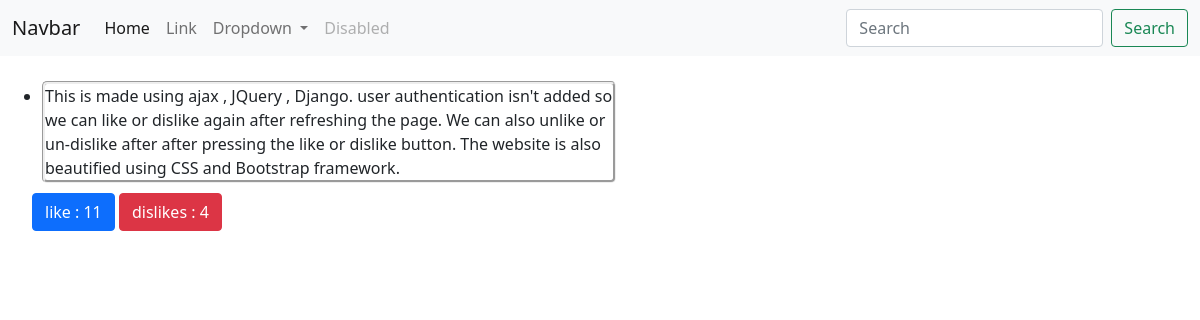
The app's page /content/, older data.
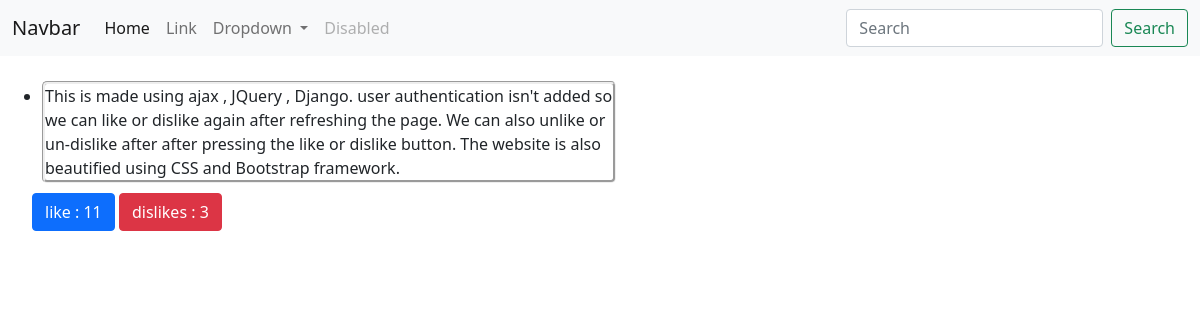
The same page, newer data.
### contents/models.py (models this page shows, shortened)
class Post(models.Model):
    post_text = models.CharField(max_length=1000)
    pub_date = models.DateTimeField('date published')
    like_votes = models.IntegerField(default=0)
    dislike_votes = models.IntegerField(default=0)

### contents/views.py (the view)
# urls.py: path('content/', views.index, name='index'),
def index(request):
    latest_post_list = Post.objects.order_by('-pub_date')[:5]
    context = {'latest_post_list': latest_post_list}
    return render(request, 'contents/index.html', context)

### contents/templates/contents/index.html (shortened to what this page needs)
<!DOCTYPE html>
<html>
<head>
    <link href="https://cdn.jsdelivr.net/npm/bootstrap@5.0.2/dist/css/bootstrap.min.css" rel="stylesheet"
>
</head>
<body>
    <nav class="navbar navbar-expand-lg navbar-light bg-light">
        <div class="container-fluid">
            <a class="navbar-brand" href="#">Navbar</a>
            <div class="collapse navbar-collapse" id="navbarSupportedContent">
                <ul class="navbar-nav me-auto mb-2 mb-lg-0">
                    <li class="nav-item">
                        <a class="nav-link active" aria-current="page" href="#">Home</a>
                    </li>
                    <li class="nav-item">
                        <a class="nav-link" href="#">Link</a>
                    </li>
                    <li class="nav-item dropdown">
                        <a class="nav-link dropdown-toggle" href="#" id="navbarDropdown" role="button"
                            data-bs-toggle="dropdown" aria-expanded="false">
                            Dropdown
                        </a>
                    </li>
                    <li class="nav-item">
                        <a class="nav-link disabled" href="#" tabindex="-1" aria-disabled="true">Disabled</a>
                    </li>
                </ul>
                <form class="d-flex">
                    <input class="form-control me-2" type="search" placeholder="Search" aria-label="Search">
                    <button class="btn btn-outline-success" type="submit">Search</button>
                </form>
            </div>
        </div>
    </nav>
    {% if latest_post_list %}
    <ul>
        {% for post in latest_post_list %}
        <li class="list">{{ post.post_text }}</li>
        <button type="button" id="likebtn" class="btn btn-primary" onclick="likeHandler()">like : <xyz id="like"> {{post.like_votes}} </xyz>
        </button>
        <button type="button" id="dislikebtn" class="btn btn-danger" onclick="dislikeHandler()">dislikes : <xyz id="dislike">
                {{post.dislike_votes}} </xyz></button>
        {% endfor %}
    </ul>
    {% else %}
    <p>No polls are available.</p>
    {% endif %}
</body>
</html>

Row changes from the older to the newer data that the page shows:
changed Post: dislike_votes "4" → "3"
